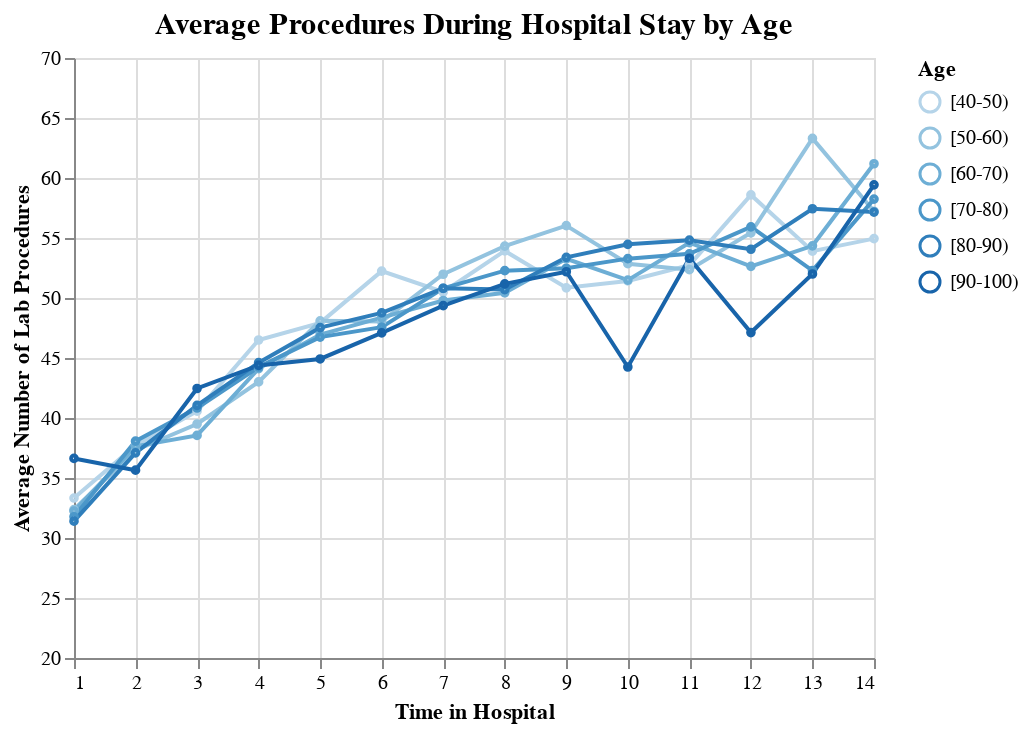

Notebook source saved alongside this figure:
### Code cell
input_radio = alt.binding_radio(options = [None, '[40-50)', '[50-60)', '[60-70)', '[70-80)','[80-90)', '[90-100)'],
                                    labels = ['All','[40-50]', '[50,60]', '[60,70]', '[70-80]','[80-90]', '[90-100]'],
                                     name = "Age: " )

selection1 = alt.selection_point(fields = ['age'], bind = input_radio)
selection2 = alt.selection_point(on='mouseover', fields=['age'])

line = alt.Chart(line_df).mark_line().encode(
    x = alt.X('time_in_hospital:Q', title = "Time in Hospital"),
    y = alt.Y('procedure_avg_by_hospital_time:Q', title = 'Average Number of Lab Procedures', scale=alt.Scale(domain=[20, 70])),
    color = alt.Color('age:O', title = "Age"),
    opacity = alt.condition(selection2, alt.value(1), alt.value(0.1))
).properties(title = 'Average Procedures During Hospital Stay by Age',
             width = 400, 
             height = 300
            ).add_params(selection1, selection2
                   ).transform_filter(selection1)

point = alt.Chart(line_df).mark_point(size = 8).encode(
    x = alt.X('time_in_hospital:Q', title = "Time in Hospital"),
    y = alt.Y('procedure_avg_by_hospital_time:Q', title = 'Average Number of Lab Procedures', scale=alt.Scale(domain=[20, 70])),
    color = alt.Color('age:O', title = "Age"),
    tooltip = [
        alt.Tooltip('age', title='Patient Age'), 
        alt.Tooltip('time_in_hospital', title='Time in Hospital'), 
        alt.Tooltip('procedure_avg_by_hospital_time', title= 'Average Procedure Done')],
    opacity = alt.condition(selection2, alt.value(1), alt.value(0.1))
).properties(title = 'Average Procedures During Hospital Stay by Age',
             width = 400, 
             height = 300
            ).add_params(selection1, selection2
                   ).transform_filter(selection1)

chart = (line + point).configure_title(
    font='Times New Roman',
    fontSize=15
).configure_axis(
    labelFont='Times New Roman',
    titleFont='Times New Roman'
).configure_legend(
    labelFont='Times New Roman',
    titleFont='Times New Roman'
)

chart

### Figure 1 — Vega-Lite specification as saved in the notebook (floating-point values rounded to 4 significant figures)
{"config": {"view": {"continuousWidth": 300, "continuousHeight": 300}, "axis": {"labelFont": "Times New Roman", "titleFont": "Times New Roman"}, "legend": {"labelFont": "Times New Roman", "titleFont": "Times New Roman"}, "title": {"font": "Times New Roman", "fontSize": 15}}, "layer": [{"mark": {"type": "line"}, "encoding": {"color": {"field": "age", "title": "Age", "type": "ordinal"}, "opacity": {"condition": {"param": "param_3", "value": 1}, "value": 0.1}, "x": {"field": "time_in_hospital", "title": "Time in Hospital", "type": "quantitative"}, "y": {"field": "procedure_avg_by_hospital_time", "scale": {"domain": [20, 70]}, "title": "Average Number of Lab Procedures", "type": "quantitative"}}, "name": "view_2", "title": "Average Procedures During Hospital Stay by Age", "transform": [{"filter": {"param": "param_2"}}]}, {"mark": {"type": "point", "size": 8}, "encoding": {"color": {"field": "age", "title": "Age", "type": "ordinal"}, "opacity": {"condition": {"param": "param_3", "value": 1}, "value": 0.1}, "tooltip": [{"field": "age", "title": "Patient Age", "type": "nominal"}, {"field": "time_in_hospital", "title": "Time in Hospital", "type": "quantitative"}, {"field": "procedure_avg_by_hospital_time", "title": "Average Procedure Done", "type": "quantitative"}], "x": {"field": "time_in_hospital", "title": "Time in Hospital", "type": "quantitative"}, "y": {"field": "procedure_avg_by_hospital_time", "scale": {"domain": [20, 70]}, "title": "Average Number of Lab Procedures", "type": "quantitative"}}, "title": "Average Procedures During Hospital Stay by Age", "transform": [{"filter": {"param": "param_2"}}]}], "data": {"name": "data-cfbead55c4eacca57da527612a9ce587"}, "height": 300, "params": [{"name": "param_2", "select": {"type": "point", "fields": ["age"]}, "bind": {"input": "radio", "options": [null, "[40-50)", "[50-60)", "[60-70)", "[70-80)", "[80-90)", "[90-100)"], "labels": ["All", "[40-50]", "[50,60]", "[60,70]", "[70-80]", "[80-90]", "[90-100]"], "name": "Age: "}, "views": ["view_2"]}, {"name": "param_3", "select": {"type": "point", "fields": ["age"], "on": "mouseover"}, "views": ["view_2"]}], "width": 400, "$schema": "https://vega.github.io/schema/vega-lite/v5.20.1.json", "datasets": {"data-cfbead55c4eacca57da527612a9ce587": [{"time_in_hospital": 1.0, "age": "[40-50)", "procedure_avg_by_hospital_time": 33.33}, {"time_in_hospital": 1.0, "age": "[50-60)", "procedure_avg_by_hospital_time": 32.37}, {"time_in_hospital": 1.0, "age": "[60-70)", "procedure_avg_by_hospital_time": 32.24}, {"time_in_hospital": 1.0, "age": "[70-80)", "procedure_avg_by_hospital_time": 31.77}, {"time_in_hospital": 1.0, "age": "[80-90)", "procedure_avg_by_hospital_time": 31.4}, {"time_in_hospital": 1.0, "age": "[90-100)", "procedure_avg_by_hospital_time": 36.63}, {"time_in_hospital": 2.0, "age": "[40-50)", "procedure_avg_by_hospital_time": 37.71}, {"time_in_hospital": 2.0, "age": "[50-60)", "procedure_avg_by_hospital_time": 37.32}, {"time_in_hospital": 2.0, "age": "[60-70)", "procedure_avg_by_hospital_time": 37.64}, {"time_in_hospital": 2.0, "age": "[70-80)", "procedure_avg_by_hospital_time": 38.07}, {"time_in_hospital": 2.0, "age": "[80-90)", "procedure_avg_by_hospital_time": 37.1}, {"time_in_hospital": 2.0, "age": "[90-100)", "procedure_avg_by_hospital_time": 35.65}, {"time_in_hospital": 3.0, "age": "[40-50)", "procedure_avg_by_hospital_time": 40.57}, {"time_in_hospital": 3.0, "age": "[50-60)", "procedure_avg_by_hospital_time": 39.5}, {"time_in_hospital": 3.0, "age": "[60-70)", "procedure_avg_by_hospital_time": 38.55}, {"time_in_hospital": 3.0, "age": "[70-80)", "procedure_avg_by_hospital_time": 40.83}, {"time_in_hospital": 3.0, "age": "[80-90)", "procedure_avg_by_hospital_time": 41.05}, {"time_in_hospital": 3.0, "age": "[90-100)", "procedure_avg_by_hospital_time": 42.46}, {"time_in_hospital": 4.0, "age": "[40-50)", "procedure_avg_by_hospital_time": 46.5}, {"time_in_hospital": 4.0, "age": "[50-60)", "procedure_avg_by_hospital_time": 43.01}, {"time_in_hospital": 4.0, "age": "[60-70)", "procedure_avg_by_hospital_time": 44.12}, {"time_in_hospital": 4.0, "age": "[70-80)", "procedure_avg_by_hospital_time": 44.25}, {"time_in_hospital": 4.0, "age": "[80-90)", "procedure_avg_by_hospital_time": 44.61}, {"time_in_hospital": 4.0, "age": "[90-100)", "procedure_avg_by_hospital_time": 44.38}, {"time_in_hospital": 5.0, "age": "[40-50)", "procedure_avg_by_hospital_time": 47.93}, {"time_in_hospital": 5.0, "age": "[50-60)", "procedure_avg_by_hospital_time": 48.1}, {"time_in_hospital": 5.0, "age": "[60-70)", "procedure_avg_by_hospital_time": 46.95}, {"time_in_hospital": 5.0, "age": "[70-80)", "procedure_avg_by_hospital_time": 46.74}, {"time_in_hospital": 5.0, "age": "[80-90)", "procedure_avg_by_hospital_time": 47.53}, {"time_in_hospital": 5.0, "age": "[90-100)", "procedure_avg_by_hospital_time": 44.92}, {"time_in_hospital": 6.0, "age": "[40-50)", "procedure_avg_by_hospital_time": 52.24}, {"time_in_hospital": 6.0, "age": "[50-60)", "procedure_avg_by_hospital_time": 48.05}, {"time_in_hospital": 6.0, "age": "[60-70)", "procedure_avg_by_hospital_time": 48.36}, {"time_in_hospital": 6.0, "age": "[70-80)", "procedure_avg_by_hospital_time": 47.57}, {"time_in_hospital": 6.0, "age": "[80-90)", "procedure_avg_by_hospital_time": 48.76}, {"time_in_hospital": 6.0, "age": "[90-100)", "procedure_avg_by_hospital_time": 47.09}, {"time_in_hospital": 7.0, "age": "[40-50)", "procedure_avg_by_hospital_time": 50.5}, {"time_in_hospital": 7.0, "age": "[50-60)", "procedure_avg_by_hospital_time": 51.98}, {"time_in_hospital": 7.0, "age": "[60-70)", "procedure_avg_by_hospital_time": 49.79}, {"time_in_hospital": 7.0, "age": "[70-80)", "procedure_avg_by_hospital_time": 50.8}, {"time_in_hospital": 7.0, "age": "[80-90)", "procedure_avg_by_hospital_time": 50.81}, {"time_in_hospital": 7.0, "age": "[90-100)", "procedure_avg_by_hospital_time": 49.36}, {"time_in_hospital": 8.0, "age": "[40-50)", "procedure_avg_by_hospital_time": 53.92}, {"time_in_hospital": 8.0, "age": "[50-60)", "procedure_avg_by_hospital_time": 54.32}, {"time_in_hospital": 8.0, "age": "[60-70)", "procedure_avg_by_hospital_time": 50.44}, {"time_in_hospital": 8.0, "age": "[70-80)", "procedure_avg_by_hospital_time": 52.28}, {"time_in_hospital": 8.0, "age": "[80-90)", "procedure_avg_by_hospital_time": 50.7}, {"time_in_hospital": 8.0, "age": "[90-100)", "procedure_avg_by_hospital_time": 51.18}, {"time_in_hospital": 9.0, "age": "[40-50)", "procedure_avg_by_hospital_time": 50.85}, {"time_in_hospital": 9.0, "age": "[50-60)", "procedure_avg_by_hospital_time": 56.03}, {"time_in_hospital": 9.0, "age": "[60-70)", "procedure_avg_by_hospital_time": 53.27}, {"time_in_hospital": 9.0, "age": "[70-80)", "procedure_avg_by_hospital_time": 52.48}, {"time_in_hospital": 9.0, "age": "[80-90)", "procedure_avg_by_hospital_time": 53.39}, {"time_in_hospital": 9.0, "age": "[90-100)", "procedure_avg_by_hospital_time": 52.19}, {"time_in_hospital": 10.0, "age": "[40-50)", "procedure_avg_by_hospital_time": 51.42}, {"time_in_hospital": 10.0, "age": "[50-60)", "procedure_avg_by_hospital_time": 52.86}, {"time_in_hospital": 10.0, "age": "[60-70)", "procedure_avg_by_hospital_time": 51.49}, {"time_in_hospital": 10.0, "age": "[70-80)", "procedure_avg_by_hospital_time": 53.28}, {"time_in_hospital": 10.0, "age": "[80-90)", "procedure_avg_by_hospital_time": 54.47}, {"time_in_hospital": 10.0, "age": "[90-100)", "procedure_avg_by_hospital_time": 44.25}, {"time_in_hospital": 11.0, "age": "[40-50)", "procedure_avg_by_hospital_time": 52.74}, {"time_in_hospital": 11.0, "age": "[50-60)", "procedure_avg_by_hospital_time": 52.36}, {"time_in_hospital": 11.0, "age": "[60-70)", "procedure_avg_by_hospital_time": 54.61}, {"time_in_hospital": 11.0, "age": "[70-80)", "procedure_avg_by_hospital_time": 53.68}, {"time_in_hospital": 11.0, "age": "[80-90)", "procedure_avg_by_hospital_time": 54.82}, {"time_in_hospital": 11.0, "age": "[90-100)", "procedure_avg_by_hospital_time": 53.31}, {"time_in_hospital": 12.0, "age": "[40-50)", "procedure_avg_by_hospital_time": 58.59}, {"time_in_hospital": 12.0, "age": "[50-60)", "procedure_avg_by_hospital_time": 55.43}, {"time_in_hospital": 12.0, "age": "[60-70)", "procedure_avg_by_hospital_time": 52.64}, {"time_in_hospital": 12.0, "age": "[70-80)", "procedure_avg_by_hospital_time": 55.93}, {"time_in_hospital": 12.0, "age": "[80-90)", "procedure_avg_by_hospital_time": 54.06}, {"time_in_hospital": 12.0, "age": "[90-100)", "procedure_avg_by_hospital_time": 47.12}, {"time_in_hospital": 13.0, "age": "[40-50)", "procedure_avg_by_hospital_time": 53.9}, {"time_in_hospital": 13.0, "age": "[50-60)", "procedure_avg_by_hospital_time": 63.3}, {"time_in_hospital": 13.0, "age": "[60-70)", "procedure_avg_by_hospital_time": 54.35}, {"time_in_hospital": 13.0, "age": "[70-80)", "procedure_avg_by_hospital_time": 52.29}, {"time_in_hospital": 13.0, "age": "[80-90)", "procedure_avg_by_hospital_time": 57.44}, {"time_in_hospital": 13.0, "age": "[90-100)", "procedure_avg_by_hospital_time": 52.0}, {"time_in_hospital": 14.0, "age": "[40-50)", "procedure_avg_by_hospital_time": 54.95}, {"time_in_hospital": 14.0, "age": "[50-60)", "procedure_avg_by_hospital_time": 57.23}, {"time_in_hospital": 14.0, "age": "[60-70)", "procedure_avg_by_hospital_time": 61.19}, {"time_in_hospital": 14.0, "age": "[70-80)", "procedure_avg_by_hospital_time": 58.24}, {"time_in_hospital": 14.0, "age": "[80-90)", "procedure_avg_by_hospital_time": 57.16}, {"time_in_hospital": 14.0, "age": "[90-100)", "procedure_avg_by_hospital_time": 59.43}]}}
